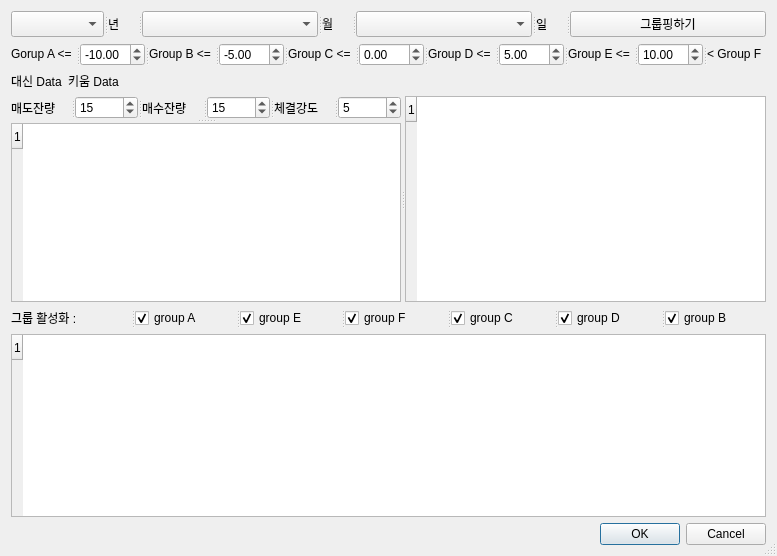
<?xml version="1.0" encoding="UTF-8"?>
<ui version="4.0">
 <class>Dialog</class>
 <widget class="QDialog" name="Dialog">
  <property name="windowModality">
   <enum>Qt::ApplicationModal</enum>
  </property>
  <property name="geometry">
   <rect>
    <x>0</x>
    <y>0</y>
    <width>777</width>
    <height>556</height>
   </rect>
  </property>
  <property name="cursor">
   <cursorShape>ArrowCursor</cursorShape>
  </property>
  <property name="windowTitle">
   <string>Dialog</string>
  </property>
  <property name="sizeGripEnabled">
   <bool>true</bool>
  </property>
  <property name="modal">
   <bool>true</bool>
  </property>
  <layout class="QFormLayout" name="formLayout">
   <item row="0" column="0" colspan="2">
    <widget class="QSplitter" name="splitter_3">
     <property name="orientation">
      <enum>Qt::Horizontal</enum>
     </property>
     <widget class="QComboBox" name="cmb_year">
      <property name="minimumContentsLength">
       <number>1</number>
      </property>
      <item>
       <property name="text">
        <string/>
       </property>
      </item>
     </widget>
     <widget class="QLabel" name="label">
      <property name="text">
       <string>년</string>
      </property>
     </widget>
     <widget class="QComboBox" name="cmb_mon">
      <property name="minimumContentsLength">
       <number>1</number>
      </property>
     </widget>
     <widget class="QLabel" name="label_2">
      <property name="text">
       <string>월</string>
      </property>
     </widget>
     <widget class="QComboBox" name="cmb_date">
      <property name="minimumContentsLength">
       <number>1</number>
      </property>
     </widget>
     <widget class="QLabel" name="label_3">
      <property name="text">
       <string>일</string>
      </property>
     </widget>
     <widget class="QPushButton" name="btn_start">
      <property name="text">
       <string>그룹핑하기</string>
      </property>
     </widget>
    </widget>
   </item>
   <item row="2" column="0" colspan="2">
    <widget class="QSplitter" name="splitter">
     <property name="orientation">
      <enum>Qt::Horizontal</enum>
     </property>
     <widget class="QLabel" name="label_4">
      <property name="text">
       <string>Gorup A &lt;=</string>
      </property>
     </widget>
     <widget class="QDoubleSpinBox" name="thresh1">
      <property name="minimum">
       <double>-99.989999999999995</double>
      </property>
      <property name="singleStep">
       <double>0.100000000000000</double>
      </property>
      <property name="value">
       <double>-10.000000000000000</double>
      </property>
     </widget>
     <widget class="QLabel" name="label_5">
      <property name="text">
       <string>Group B &lt;=</string>
      </property>
     </widget>
     <widget class="QDoubleSpinBox" name="thresh2">
      <property name="minimum">
       <double>-99.989999999999995</double>
      </property>
      <property name="singleStep">
       <double>0.100000000000000</double>
      </property>
      <property name="value">
       <double>-5.000000000000000</double>
      </property>
     </widget>
     <widget class="QLabel" name="label_6">
      <property name="text">
       <string>Group C &lt;=</string>
      </property>
     </widget>
     <widget class="QDoubleSpinBox" name="thresh3">
      <property name="minimum">
       <double>-99.989999999999995</double>
      </property>
      <property name="singleStep">
       <double>0.100000000000000</double>
      </property>
     </widget>
     <widget class="QLabel" name="label_7">
      <property name="text">
       <string>Group D &lt;=</string>
      </property>
     </widget>
     <widget class="QDoubleSpinBox" name="thresh4">
      <property name="minimum">
       <double>-99.989999999999995</double>
      </property>
      <property name="singleStep">
       <double>0.100000000000000</double>
      </property>
      <property name="value">
       <double>5.000000000000000</double>
      </property>
     </widget>
     <widget class="QLabel" name="label_8">
      <property name="text">
       <string>Group E &lt;=</string>
      </property>
     </widget>
     <widget class="QDoubleSpinBox" name="thresh5">
      <property name="minimum">
       <double>-99.000000000000000</double>
      </property>
      <property name="singleStep">
       <double>0.100000000000000</double>
      </property>
      <property name="value">
       <double>10.000000000000000</double>
      </property>
     </widget>
     <widget class="QLabel" name="label_9">
      <property name="text">
       <string>&lt; Group F</string>
      </property>
     </widget>
    </widget>
   </item>
   <item row="4" column="0">
    <widget class="QLabel" name="label_11">
     <property name="text">
      <string>대신 Data</string>
     </property>
    </widget>
   </item>
   <item row="4" column="1">
    <widget class="QLabel" name="label_12">
     <property name="text">
      <string>키움 Data</string>
     </property>
    </widget>
   </item>
   <item row="5" column="0" colspan="2">
    <widget class="QSplitter" name="splitter_6">
     <property name="orientation">
      <enum>Qt::Horizontal</enum>
     </property>
     <widget class="QSplitter" name="splitter_5">
      <property name="orientation">
       <enum>Qt::Vertical</enum>
      </property>
      <widget class="QSplitter" name="splitter_4">
       <property name="orientation">
        <enum>Qt::Horizontal</enum>
       </property>
       <widget class="QLabel" name="label_14">
        <property name="text">
         <string>매도잔량</string>
        </property>
       </widget>
       <widget class="QDoubleSpinBox" name="sell_thres">
        <property name="decimals">
         <number>0</number>
        </property>
        <property name="maximum">
         <double>390.000000000000000</double>
        </property>
        <property name="value">
         <double>15.000000000000000</double>
        </property>
       </widget>
       <widget class="QLabel" name="label_13">
        <property name="text">
         <string>매수잔량</string>
        </property>
       </widget>
       <widget class="QDoubleSpinBox" name="buy_thres">
        <property name="decimals">
         <number>0</number>
        </property>
        <property name="maximum">
         <double>390.000000000000000</double>
        </property>
        <property name="value">
         <double>15.000000000000000</double>
        </property>
       </widget>
       <widget class="QLabel" name="label_15">
        <property name="text">
         <string>체결강도</string>
        </property>
       </widget>
       <widget class="QDoubleSpinBox" name="str_thres">
        <property name="decimals">
         <number>0</number>
        </property>
        <property name="maximum">
         <double>390.000000000000000</double>
        </property>
        <property name="value">
         <double>5.000000000000000</double>
        </property>
       </widget>
      </widget>
      <widget class="QTableWidget" name="main_table">
       <property name="dragEnabled">
        <bool>true</bool>
       </property>
       <property name="alternatingRowColors">
        <bool>true</bool>
       </property>
       <property name="rowCount">
        <number>1</number>
       </property>
       <attribute name="horizontalHeaderMinimumSectionSize">
        <number>15</number>
       </attribute>
       <attribute name="horizontalHeaderDefaultSectionSize">
        <number>70</number>
       </attribute>
       <attribute name="verticalHeaderDefaultSectionSize">
        <number>25</number>
       </attribute>
       <row/>
      </widget>
     </widget>
     <widget class="QTableWidget" name="main_table_2">
      <property name="dragEnabled">
       <bool>true</bool>
      </property>
      <property name="alternatingRowColors">
       <bool>true</bool>
      </property>
      <property name="rowCount">
       <number>1</number>
      </property>
      <attribute name="horizontalHeaderMinimumSectionSize">
       <number>15</number>
      </attribute>
      <attribute name="horizontalHeaderDefaultSectionSize">
       <number>70</number>
      </attribute>
      <attribute name="verticalHeaderDefaultSectionSize">
       <number>25</number>
      </attribute>
      <row/>
     </widget>
    </widget>
   </item>
   <item row="7" column="0" colspan="2">
    <widget class="QSplitter" name="splitter_2">
     <property name="orientation">
      <enum>Qt::Horizontal</enum>
     </property>
     <widget class="QLabel" name="label_10">
      <property name="text">
       <string>그룹 활성화 :    </string>
      </property>
     </widget>
     <widget class="QCheckBox" name="groupA">
      <property name="text">
       <string>group A</string>
      </property>
      <property name="checked">
       <bool>true</bool>
      </property>
     </widget>
     <widget class="QCheckBox" name="groupE">
      <property name="text">
       <string>group E</string>
      </property>
      <property name="checked">
       <bool>true</bool>
      </property>
     </widget>
     <widget class="QCheckBox" name="groupF">
      <property name="text">
       <string>group F</string>
      </property>
      <property name="checked">
       <bool>true</bool>
      </property>
     </widget>
     <widget class="QCheckBox" name="groupC">
      <property name="text">
       <string>group C</string>
      </property>
      <property name="checked">
       <bool>true</bool>
      </property>
     </widget>
     <widget class="QCheckBox" name="groupD">
      <property name="text">
       <string>group D</string>
      </property>
      <property name="checked">
       <bool>true</bool>
      </property>
     </widget>
     <widget class="QCheckBox" name="groupB">
      <property name="text">
       <string>group B</string>
      </property>
      <property name="checked">
       <bool>true</bool>
      </property>
     </widget>
    </widget>
   </item>
   <item row="9" column="0" colspan="2">
    <widget class="QTableWidget" name="main_table_5">
     <property name="dragEnabled">
      <bool>true</bool>
     </property>
     <property name="alternatingRowColors">
      <bool>true</bool>
     </property>
     <property name="rowCount">
      <number>1</number>
     </property>
     <attribute name="horizontalHeaderMinimumSectionSize">
      <number>15</number>
     </attribute>
     <attribute name="horizontalHeaderDefaultSectionSize">
      <number>90</number>
     </attribute>
     <attribute name="verticalHeaderDefaultSectionSize">
      <number>25</number>
     </attribute>
     <row/>
    </widget>
   </item>
   <item row="11" column="1">
    <widget class="QDialogButtonBox" name="buttonBox">
     <property name="orientation">
      <enum>Qt::Horizontal</enum>
     </property>
     <property name="standardButtons">
      <set>QDialogButtonBox::Cancel|QDialogButtonBox::Ok</set>
     </property>
    </widget>
   </item>
  </layout>
 </widget>
 <resources/>
 <connections>
  <connection>
   <sender>buttonBox</sender>
   <signal>accepted()</signal>
   <receiver>Dialog</receiver>
   <slot>accept()</slot>
   <hints>
    <hint type="sourcelabel">
     <x>248</x>
     <y>254</y>
    </hint>
    <hint type="destinationlabel">
     <x>157</x>
     <y>274</y>
    </hint>
   </hints>
  </connection>
  <connection>
   <sender>buttonBox</sender>
   <signal>rejected()</signal>
   <receiver>Dialog</receiver>
   <slot>reject()</slot>
   <hints>
    <hint type="sourcelabel">
     <x>316</x>
     <y>260</y>
    </hint>
    <hint type="destinationlabel">
     <x>286</x>
     <y>274</y>
    </hint>
   </hints>
  </connection>
 </connections>
</ui>
